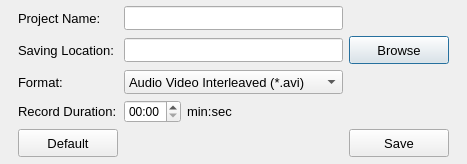
<?xml version="1.0" encoding="UTF-8"?>
<ui version="4.0">
 <class>New</class>
 <widget class="QDialog" name="New">
  <property name="geometry">
   <rect>
    <x>0</x>
    <y>0</y>
    <width>467</width>
    <height>164</height>
   </rect>
  </property>
  <property name="sizePolicy">
   <sizepolicy hsizetype="MinimumExpanding" vsizetype="MinimumExpanding">
    <horstretch>0</horstretch>
    <verstretch>0</verstretch>
   </sizepolicy>
  </property>
  <property name="maximumSize">
   <size>
    <width>467</width>
    <height>164</height>
   </size>
  </property>
  <property name="windowTitle">
   <string>New</string>
  </property>
  <layout class="QGridLayout" name="gridLayout">
   <property name="leftMargin">
    <number>18</number>
   </property>
   <property name="topMargin">
    <number>6</number>
   </property>
   <property name="rightMargin">
    <number>18</number>
   </property>
   <property name="bottomMargin">
    <number>6</number>
   </property>
   <item row="1" column="0">
    <widget class="QLabel" name="label_127">
     <property name="font">
      <font>
       <family>Arial</family>
       <pointsize>10</pointsize>
       <bold>false</bold>
      </font>
     </property>
     <property name="text">
      <string>Saving Location:</string>
     </property>
    </widget>
   </item>
   <item row="1" column="5">
    <widget class="QPushButton" name="homeBrowseButton">
     <property name="minimumSize">
      <size>
       <width>100</width>
       <height>28</height>
      </size>
     </property>
     <property name="font">
      <font>
       <family>Arial</family>
       <pointsize>10</pointsize>
      </font>
     </property>
     <property name="text">
      <string>Browse</string>
     </property>
    </widget>
   </item>
   <item row="1" column="1" colspan="4">
    <widget class="QLineEdit" name="homePathBox">
     <property name="minimumSize">
      <size>
       <width>0</width>
       <height>24</height>
      </size>
     </property>
     <property name="font">
      <font>
       <family>Arial</family>
      </font>
     </property>
    </widget>
   </item>
   <item row="2" column="1" colspan="4">
    <widget class="QComboBox" name="homeVideoFormat">
     <property name="minimumSize">
      <size>
       <width>0</width>
       <height>24</height>
      </size>
     </property>
     <property name="font">
      <font>
       <family>Arial</family>
       <pointsize>10</pointsize>
      </font>
     </property>
     <item>
      <property name="text">
       <string>Audio Video Interleaved (*.avi)</string>
      </property>
     </item>
    </widget>
   </item>
   <item row="3" column="2">
    <widget class="QLabel" name="label_131">
     <property name="font">
      <font>
       <family>Arial</family>
       <pointsize>10</pointsize>
      </font>
     </property>
     <property name="text">
      <string>min:sec</string>
     </property>
    </widget>
   </item>
   <item row="0" column="0">
    <widget class="QLabel" name="label_126">
     <property name="font">
      <font>
       <family>Arial</family>
       <pointsize>10</pointsize>
       <bold>false</bold>
      </font>
     </property>
     <property name="text">
      <string>Project Name:</string>
     </property>
    </widget>
   </item>
   <item row="3" column="1">
    <widget class="QDateTimeEdit" name="homeRecordingDuration">
     <property name="displayFormat">
      <string>mm:ss</string>
     </property>
    </widget>
   </item>
   <item row="4" column="5">
    <widget class="QPushButton" name="homeSaveButton">
     <property name="minimumSize">
      <size>
       <width>100</width>
       <height>28</height>
      </size>
     </property>
     <property name="font">
      <font>
       <family>Arial</family>
       <pointsize>10</pointsize>
      </font>
     </property>
     <property name="text">
      <string>Save</string>
     </property>
    </widget>
   </item>
   <item row="2" column="0">
    <widget class="QLabel" name="label_128">
     <property name="font">
      <font>
       <family>Arial</family>
       <pointsize>10</pointsize>
       <bold>false</bold>
      </font>
     </property>
     <property name="text">
      <string>Format:</string>
     </property>
    </widget>
   </item>
   <item row="4" column="0">
    <widget class="QPushButton" name="homeDefaultButton">
     <property name="minimumSize">
      <size>
       <width>100</width>
       <height>28</height>
      </size>
     </property>
     <property name="font">
      <font>
       <family>Arial</family>
       <pointsize>10</pointsize>
      </font>
     </property>
     <property name="text">
      <string>Default</string>
     </property>
    </widget>
   </item>
   <item row="0" column="1" colspan="4">
    <widget class="QLineEdit" name="homePJnameBox">
     <property name="minimumSize">
      <size>
       <width>0</width>
       <height>24</height>
      </size>
     </property>
     <property name="font">
      <font>
       <family>Arial</family>
      </font>
     </property>
    </widget>
   </item>
   <item row="3" column="0">
    <widget class="QLabel" name="label_129">
     <property name="font">
      <font>
       <family>Arial</family>
       <pointsize>10</pointsize>
       <bold>false</bold>
      </font>
     </property>
     <property name="text">
      <string>Record Duration:</string>
     </property>
    </widget>
   </item>
  </layout>
 </widget>
 <resources/>
 <connections/>
</ui>
